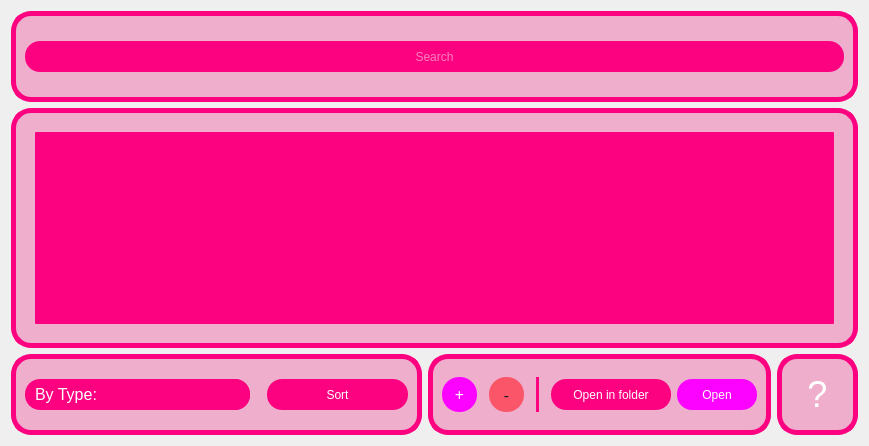
            <widget class="QWidget" name="page_2">
             <layout class="QGridLayout" name="gridLayout_9">
              <item row="0" column="0" colspan="3">
               <widget class="QFrame" name="frame_4">
                <property name="sizePolicy">
                 <sizepolicy hsizetype="Expanding" vsizetype="Fixed">
                  <horstretch>0</horstretch>
                  <verstretch>0</verstretch>
                 </sizepolicy>
                </property>
                <property name="minimumSize">
                 <size>
                  <width>841</width>
                  <height>91</height>
                 </size>
                </property>
                <property name="maximumSize">
                 <size>
                  <width>16777215</width>
                  <height>91</height>
                 </size>
                </property>
                <property name="styleSheet">
                 <string notr="true">background-color: rgb(238, 174, 204);
border-radius: 20px;
border: 5px solid  rgb(252, 2, 128);
</string>
                </property>
                <property name="frameShape">
                 <enum>QFrame::StyledPanel</enum>
                </property>
                <property name="frameShadow">
                 <enum>QFrame::Raised</enum>
                </property>
                <layout class="QGridLayout" name="gridLayout_7">
                 <item row="3" column="0">
                  <spacer name="verticalSpacer_12">
                   <property name="orientation">
                    <enum>Qt::Vertical</enum>
                   </property>
                   <property name="sizeHint" stdset="0">
                    <size>
                     <width>20</width>
                     <height>7</height>
                    </size>
                   </property>
                  </spacer>
                 </item>
                 <item row="0" column="0">
                  <spacer name="verticalSpacer_11">
                   <property name="orientation">
                    <enum>Qt::Vertical</enum>
                   </property>
                   <property name="sizeHint" stdset="0">
                    <size>
                     <width>20</width>
                     <height>7</height>
                    </size>
                   </property>
                  </spacer>
                 </item>
                 <item row="2" column="0">
                  <widget class="QLineEdit" name="fm_search_box">
                   <property name="minimumSize">
                    <size>
                     <width>801</width>
                     <height>31</height>
                    </size>
                   </property>
                   <property name="styleSheet">
                    <string notr="true">border-radius: 15px;
background-color: rgb(252, 2, 128);
color: rgb(255, 255, 255);
font: 87 12pt &quot;Arial Black&quot;;
border:none;
</string>
                   </property>
                   <property name="alignment">
                    <set>Qt::AlignCenter</set>
                   </property>
                   <property name="placeholderText">
                    <string>Search</string>
                   </property>
                  </widget>
                 </item>
                </layout>
               </widget>
              </item>
              <item row="1" column="0" colspan="3">
               <widget class="QFrame" name="frame_8">
                <property name="sizePolicy">
                 <sizepolicy hsizetype="Expanding" vsizetype="Expanding">
                  <horstretch>0</horstretch>
                  <verstretch>0</verstretch>
                 </sizepolicy>
                </property>
                <property name="styleSheet">
                 <string notr="true">background-color: rgb(238, 174, 204);
border-radius: 20px;
border: 5px solid  rgb(252, 2, 128);
</string>
                </property>
                <property name="frameShape">
                 <enum>QFrame::StyledPanel</enum>
                </property>
                <property name="frameShadow">
                 <enum>QFrame::Raised</enum>
                </property>
                <layout class="QGridLayout" name="gridLayout_3">
                 <item row="0" column="2">
                  <spacer name="verticalSpacer">
                   <property name="orientation">
                    <enum>Qt::Vertical</enum>
                   </property>
                   <property name="sizeType">
                    <enum>QSizePolicy::Fixed</enum>
                   </property>
                   <property name="sizeHint" stdset="0">
                    <size>
                     <width>20</width>
                     <height>10</height>
                    </size>
                   </property>
                  </spacer>
                 </item>
                 <item row="1" column="0">
                  <spacer name="horizontalSpacer">
                   <property name="orientation">
                    <enum>Qt::Horizontal</enum>
                   </property>
                   <property name="sizeType">
                    <enum>QSizePolicy::Fixed</enum>
                   </property>
                   <property name="sizeHint" stdset="0">
                    <size>
                     <width>10</width>
                     <height>20</height>
                    </size>
                   </property>
                  </spacer>
                 </item>
                 <item row="2" column="3">
                  <spacer name="horizontalSpacer_2">
                   <property name="orientation">
                    <enum>Qt::Horizontal</enum>
                   </property>
                   <property name="sizeType">
                    <enum>QSizePolicy::Fixed</enum>
                   </property>
                   <property name="sizeHint" stdset="0">
                    <size>
                     <width>10</width>
                     <height>10</height>
                    </size>
                   </property>
                  </spacer>
                 </item>
                 <item row="3" column="1">
                  <spacer name="verticalSpacer_2">
                   <property name="orientation">
                    <enum>Qt::Vertical</enum>
                   </property>
                   <property name="sizeType">
                    <enum>QSizePolicy::Fixed</enum>
                   </property>
                   <property name="sizeHint" stdset="0">
                    <size>
                     <width>10</width>
                     <height>10</height>
                    </size>
                   </property>
                  </spacer>
                 </item>
                 <item row="1" column="1" rowspan="2" colspan="2">
                  <widget class="QListWidget" name="fm_listwidget">
                   <property name="styleSheet">
                    <string notr="true">QListWidget {
    background-color:rgb(252, 2, 128);
	font: 10pt &quot;Arial&quot;;
    border: none;
    color: rgb(255, 255, 255);
	border-radius: 1px;
}
QListWidget::item:selected {
    background-color: rgb(70, 73, 92); /* Slight highlight on selection */
    color: rgb(255, 255, 255);
}
QListWidget::item:hover {
    background-color: rgb(60, 63, 82);
}</string>
                   </property>
                  </widget>
                 </item>
                </layout>
               </widget>
              </item>
              <item row="2" column="0">
               <widget class="QFrame" name="frame_5">
                <property name="sizePolicy">
                 <sizepolicy hsizetype="Preferred" vsizetype="Fixed">
                  <horstretch>0</horstretch>
                  <verstretch>0</verstretch>
                 </sizepolicy>
                </property>
                <property name="minimumSize">
                 <size>
                  <width>411</width>
                  <height>81</height>
                 </size>
                </property>
                <property name="styleSheet">
                 <string notr="true">background-color: rgb(238, 174, 204);
border-radius: 20px;
border: 5px solid  rgb(252, 2, 128);
</string>
                </property>
                <property name="frameShape">
                 <enum>QFrame::StyledPanel</enum>
                </property>
                <property name="frameShadow">
                 <enum>QFrame::Raised</enum>
                </property>
                <layout class="QGridLayout" name="gridLayout_4">
                 <item row="0" column="0">
                  <widget class="QComboBox" name="fm_sort_box">
                   <property name="sizePolicy">
                    <sizepolicy hsizetype="Expanding" vsizetype="Fixed">
                     <horstretch>0</horstretch>
                     <verstretch>0</verstretch>
                    </sizepolicy>
                   </property>
                   <property name="minimumSize">
                    <size>
                     <width>0</width>
                     <height>31</height>
                    </size>
                   </property>
                   <property name="font">
                    <font>
                     <family>Arial</family>
                     <pointsize>12</pointsize>
                     <weight>50</weight>
                     <italic>false</italic>
                     <bold>false</bold>
                    </font>
                   </property>
                   <property name="styleSheet">
                    <string notr="true">/* QComboBox Stylesheet */
QComboBox {
    background-color: rgb(252, 2, 128);
	color: rgb(255, 255, 255);
	font: 12pt &quot;Arial&quot;;
    border: none;
    padding: 5px 10px;
    selection-background-color: #3B4252;
    border-radius: 15px;
}

QComboBox::drop-down {
    background-color: rgb(252, 2, 128);
	font: 8pt &quot;Arial&quot;;
    border: none;
    width: 25px;
    border-top-right-radius: 15px;
    border-bottom-right-radius: 15px;
}

QComboBox QAbstractItemView {
    background-color: rgb(238, 174, 204);
	font: 8pt &quot;Arial&quot;;
    color: rgb(252, 2, 128);
    border: none;
    selection-background-color:  rgb(238, 174, 204);
    border-radius: 15px;
}</string>
                   </property>
                   <item>
                    <property name="text">
                     <string>By Type:</string>
                    </property>
                   </item>
                   <item>
                    <property name="text">
                     <string>By Name:</string>
                    </property>
                   </item>
                   <item>
                    <property name="text">
                     <string>By Date:</string>
                    </property>
                   </item>
                  </widget>
                 </item>
                 <item row="0" column="1">
                  <spacer name="horizontalSpacer_10">
                   <property name="orientation">
                    <enum>Qt::Horizontal</enum>
                   </property>
                   <property name="sizeType">
                    <enum>QSizePolicy::Fixed</enum>
                   </property>
                   <property name="sizeHint" stdset="0">
                    <size>
                     <width>11</width>
                     <height>20</height>
                    </size>
                   </property>
                  </spacer>
                 </item>
                 <item row="0" column="2">
                  <widget class="QPushButton" name="fm_sort_btn">
                   <property name="sizePolicy">
                    <sizepolicy hsizetype="Fixed" vsizetype="Fixed">
                     <horstretch>0</horstretch>
                     <verstretch>0</verstretch>
                    </sizepolicy>
                   </property>
                   <property name="minimumSize">
                    <size>
                     <width>141</width>
                     <height>31</height>
                    </size>
                   </property>
                   <property name="styleSheet">
                    <string notr="true">QPushButton {
background-color: rgb(252, 2, 128);
color: rgb(255, 255, 255);
border-radius: 15px;
border: none;
font: 87 10pt &quot;Arial Black&quot;;
}

QPushButton:hover {
background-color: rgb(253, 102, 102);
color: rgb(255, 255, 255);
border-radius: 15px;
border: none;
}

QPushButton:pressed {
background-color: rgb(44, 146, 255);
}
</string>
                   </property>
                   <property name="text">
                    <string>Sort</string>
                   </property>
                  </widget>
                 </item>
                </layout>
               </widget>
              </item>
              <item row="2" column="1">
               <widget class="QFrame" name="frame_6">
                <property name="sizePolicy">
                 <sizepolicy hsizetype="MinimumExpanding" vsizetype="Fixed">
                  <horstretch>0</horstretch>
                  <verstretch>0</verstretch>
                 </sizepolicy>
                </property>
                <property name="minimumSize">
                 <size>
                  <width>301</width>
                  <height>81</height>
                 </size>
                </property>
                <property name="maximumSize">
                 <size>
                  <width>16777215</width>
                  <height>16777215</height>
                 </size>
                </property>
                <property name="styleSheet">
                 <string notr="true">background-color: rgb(238, 174, 204);
border-radius: 20px;
border: 5px solid  rgb(252, 2, 128);
</string>
                </property>
                <property name="frameShape">
                 <enum>QFrame::StyledPanel</enum>
                </property>
                <property name="frameShadow">
                 <enum>QFrame::Raised</enum>
                </property>
                <layout class="QGridLayout" name="gridLayout_5">
                 <item row="0" column="0">
                  <widget class="QPushButton" name="fm_add_btn">
                   <property name="sizePolicy">
                    <sizepolicy hsizetype="Fixed" vsizetype="Fixed">
                     <horstretch>0</horstretch>
                     <verstretch>0</verstretch>
                    </sizepolicy>
                   </property>
                   <property name="minimumSize">
                    <size>
                     <width>35</width>
                     <height>35</height>
                    </size>
                   </property>
                   <property name="font">
                    <font>
                     <family>Arial Black</family>
                     <pointsize>12</pointsize>
                    </font>
                   </property>
                   <property name="styleSheet">
                    <string notr="true">QPushButton {
background-color: rgb(252, 2, 255);
color: rgb(255, 255, 255);
border-radius: 17px;
border: none;
}

QPushButton:hover {
background-color: rgb(255, 255, 255);
color: rgb(252, 2, 255);
}

QPushButton:pressed {
background-color: rgb(252, 2, 255);
}</string>
                   </property>
                   <property name="text">
                    <string>+</string>
                   </property>
                  </widget>
                 </item>
                 <item row="0" column="1">
                  <spacer name="horizontalSpacer_5">
                   <property name="orientation">
                    <enum>Qt::Horizontal</enum>
                   </property>
                   <property name="sizeType">
                    <enum>QSizePolicy::Fixed</enum>
                   </property>
                   <property name="sizeHint" stdset="0">
                    <size>
                     <width>6</width>
                     <height>20</height>
                    </size>
                   </property>
                  </spacer>
                 </item>
                 <item row="0" column="2">
                  <widget class="QPushButton" name="fm_del_btn">
                   <property name="sizePolicy">
                    <sizepolicy hsizetype="Fixed" vsizetype="Fixed">
                     <horstretch>0</horstretch>
                     <verstretch>0</verstretch>
                    </sizepolicy>
                   </property>
                   <property name="minimumSize">
                    <size>
                     <width>35</width>
                     <height>35</height>
                    </size>
                   </property>
                   <property name="font">
                    <font>
                     <family>Arial Black</family>
                     <pointsize>12</pointsize>
                    </font>
                   </property>
                   <property name="styleSheet">
                    <string notr="true">QPushButton {
background-color: rgb(250, 85, 104);
	color: rgb(30, 29, 42);
border-radius: 17px;
border: none;
}

QPushButton:hover {
background-color: rgb(250, 121, 136);
}

QPushButton:pressed {
background-color: rgb(250, 66, 88);
}</string>
                   </property>
                   <property name="text">
                    <string>-</string>
                   </property>
                  </widget>
                 </item>
                 <item row="0" column="3">
                  <spacer name="horizontalSpacer_38">
                   <property name="orientation">
                    <enum>Qt::Horizontal</enum>
                   </property>
                   <property name="sizeType">
                    <enum>QSizePolicy::Fixed</enum>
                   </property>
                   <property name="sizeHint" stdset="0">
                    <size>
                     <width>6</width>
                     <height>20</height>
                    </size>
                   </property>
                  </spacer>
                 </item>
                 <item row="0" column="4">
                  <widget class="Line" name="line_8">
                   <property name="styleSheet">
                    <string notr="true">border-color: rgb(252, 2, 128);</string>
                   </property>
                   <property name="orientation">
                    <enum>Qt::Vertical</enum>
                   </property>
                  </widget>
                 </item>
                 <item row="0" column="5">
                  <spacer name="horizontalSpacer_39">
                   <property name="orientation">
                    <enum>Qt::Horizontal</enum>
                   </property>
                   <property name="sizeType">
                    <enum>QSizePolicy::Fixed</enum>
                   </property>
                   <property name="sizeHint" stdset="0">
                    <size>
                     <width>6</width>
                     <height>20</height>
                    </size>
                   </property>
                  </spacer>
                 </item>
                 <item row="0" column="6">
                  <widget class="QPushButton" name="fm_openfolder_btn">
                   <property name="sizePolicy">
                    <sizepolicy hsizetype="Expanding" vsizetype="Fixed">
                     <horstretch>0</horstretch>
                     <verstretch>0</verstretch>
                    </sizepolicy>
                   </property>
                   <property name="minimumSize">
                    <size>
                     <width>120</width>
                     <height>31</height>
                    </size>
                   </property>
                   <property name="styleSheet">
                    <string notr="true">QPushButton {
background-color: rgb(252, 2, 128);
color: rgb(255, 255, 255);
border-radius: 15px;
border: none;
font: 87 10pt &quot;Arial Black&quot;;
}

QPushButton:hover {
background-color: rgb(253, 102, 102);
color: rgb(255, 255, 255);
border-radius: 15px;
border: none;
}

QPushButton:pressed {
background-color: rgb(44, 146, 255);
}
</string>
                   </property>
                   <property name="text">
                    <string>Open in folder</string>
                   </property>
                  </widget>
                 </item>
                 <item row="0" column="7">
                  <widget class="QPushButton" name="fm_open_btn">
                   <property name="sizePolicy">
                    <sizepolicy hsizetype="Expanding" vsizetype="Fixed">
                     <horstretch>0</horstretch>
                     <verstretch>0</verstretch>
                    </sizepolicy>
                   </property>
                   <property name="minimumSize">
                    <size>
                     <width>80</width>
                     <height>31</height>
                    </size>
                   </property>
                   <property name="styleSheet">
                    <string notr="true">QPushButton {
background-color: rgb(252, 2, 255);
color: rgb(255, 255, 255);
border-radius: 15px;
border: none;
font: 87 10pt &quot;Arial Black&quot;;
}

QPushButton:hover {background-color: rgb(255, 255, 255);
color: rgb(252, 2, 255);
border-radius: 15px;
border: none;
}

QPushButton:pressed {
background-color: rgb(44, 146, 255);
}
</string>
                   </property>
                   <property name="text">
                    <string>Open</string>
                   </property>
                  </widget>
                 </item>
                </layout>
               </widget>
              </item>
              <item row="2" column="2">
               <widget class="QFrame" name="frame_7">
                <property name="sizePolicy">
                 <sizepolicy hsizetype="Fixed" vsizetype="Fixed">
                  <horstretch>0</horstretch>
                  <verstretch>0</verstretch>
                 </sizepolicy>
                </property>
                <property name="minimumSize">
                 <size>
                  <width>81</width>
                  <height>81</height>
                 </size>
                </property>
                <property name="styleSheet">
                 <string notr="true">background-color: rgb(238, 174, 204);
border-radius: 20px;
border: 5px solid  rgb(252, 2, 128);
</string>
                </property>
                <property name="frameShape">
                 <enum>QFrame::StyledPanel</enum>
                </property>
                <property name="frameShadow">
                 <enum>QFrame::Raised</enum>
                </property>
                <layout class="QGridLayout" name="gridLayout_8">
                 <item row="0" column="0">
                  <widget class="QPushButton" name="guide2_btn">
                   <property name="font">
                    <font>
                     <pointsize>27</pointsize>
                    </font>
                   </property>
                   <property name="styleSheet">
                    <string notr="true">QPushButton {
color: rgb(255, 255, 255);
border: none;
}

QPushButton:hover {
color: rgb(252, 2, 255);
}

QPushButton:pressed {
color: rgb(1, 119, 251);
}</string>
                   </property>
                   <property name="text">
                    <string>?</string>
                   </property>
                  </widget>
                 </item>
                </layout>
               </widget>
              </item>
             </layout>
            </widget>
